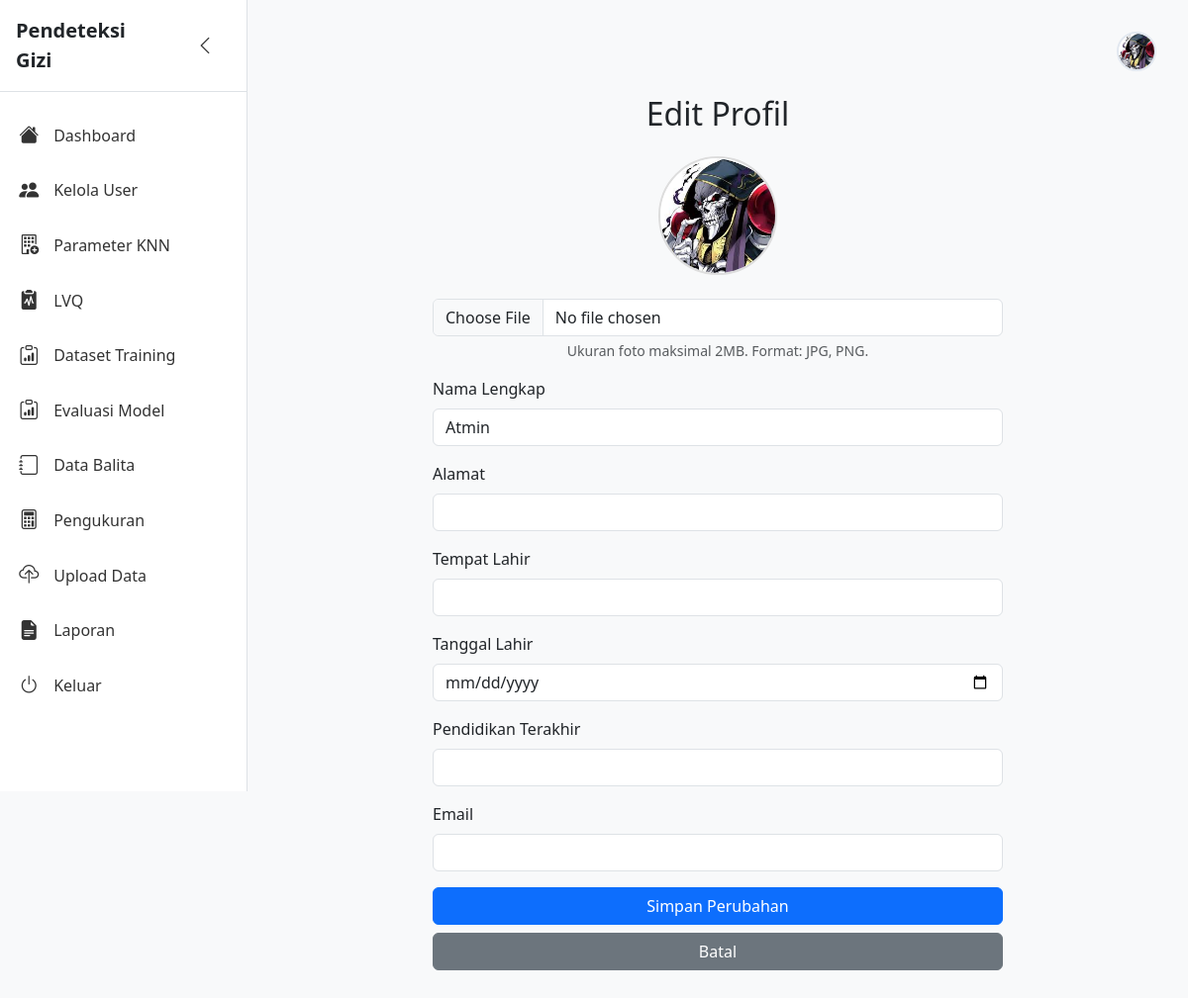
/profile/edit (signed in), run on the app's committed database.
### tables this page shows
CREATE TABLE users (
            id INTEGER PRIMARY KEY AUTOINCREMENT,
            username TEXT UNIQUE NOT NULL,
            password TEXT NOT NULL,
            nama_lengkap TEXT NOT NULL,
            role TEXT NOT NULL CHECK (role IN ('admin', 'user')),
            created_at TIMESTAMP DEFAULT CURRENT_TIMESTAMP
        , alamat TEXT, tempat_lahir TEXT, tanggal_lahir DATE, pendidikan TEXT, email TEXT, photo TEXT);

### app.py (the view, shortened to what this page needs)
@app.route('/profile/edit', methods=['GET', 'POST'])
@login_required
def edit_profil():
    conn = get_db()
    user = conn.execute('SELECT * FROM users WHERE id = ?', (session['user_id'],)).fetchone()
    conn.close()
    return render_template('edit_profil.html', user=user)

### app.py (called while the page is built)
def get_db():
    conn = sqlite3.connect(app.config['DATABASE'])
    conn.row_factory = sqlite3.Row
    conn.execute("PRAGMA foreign_keys = ON")
    return conn

def login_required(f):
    @wraps(f)
    def decorated(*args, **kwargs):
        if 'user_id' not in session:
            flash('Silakan login terlebih dahulu', 'danger')
            return redirect(url_for('login'))
        return f(*args, **kwargs)
    return decorated

### templates/edit_profil.html (shortened to what this page needs)
{% extends "base.html" %}
{% block content %}
<div class="container mt-4" style="max-width: 600px;">
    <h2 class="mb-4 text-center">Edit Profil</h2>
    <form method="POST" action="{{ url_for('edit_profil') }}" enctype="multipart/form-data">
        <div class="mb-3 text-center">
            <img src="{{ url_for('static', filename='img/' + (user['photo'] or 'default-profile.png')) }}"
                 alt="Foto Profil"
                 class="profile-photo-preview mb-3"
                 style="width:120px;height:120px;object-fit:cover;border-radius:50%;border:2px solid #ddd;">
            <div class="mt-2">
                <input type="file" class="form-control" name="photo" accept="image/*">
                <div class="form-text">Ukuran foto maksimal 2MB. Format: JPG, PNG.</div>
            </div>
        </div>
        <div class="mb-3">
            <label for="nama_lengkap" class="form-label">Nama Lengkap</label>
            <input type="text" class="form-control" id="nama_lengkap" name="nama_lengkap" value="{{ user['nama_lengkap'] or '' }}" required>
        </div>
        <div class="mb-3">
            <label for="alamat" class="form-label">Alamat</label>
            <input type="text" class="form-control" id="alamat" name="alamat" value="{{ user['alamat'] or '' }}">
        </div>
        <div class="mb-3">
            <label for="tempat_lahir" class="form-label">Tempat Lahir</label>
            <input type="text" class="form-control" id="tempat_lahir" name="tempat_lahir" value="{{ user['tempat_lahir'] or '' }}">
        </div>
        <div class="mb-3">
            <label for="tanggal_lahir" class="form-label">Tanggal Lahir</label>
            <input type="date" class="form-control" id="tanggal_lahir" name="tanggal_lahir" value="{{ user['tanggal_lahir'] or '' }}">
        </div>
        <div class="mb-3">
            <label for="pendidikan" class="form-label">Pendidikan Terakhir</label>
            <input type="text" class="form-control" id="pendidikan" name="pendidikan" value="{{ user['pendidikan'] or '' }}">
        </div>
        <div class="mb-3">
            <label for="email" class="form-label">Email</label>
            <input type="email" class="form-control" id="email" name="email" value="{{ user['email'] or '' }}">
        </div>
        <button type="submit" class="btn btn-primary w-100">Simpan Perubahan</button>
        <a href="{{ url_for('profile') }}" class="btn btn-secondary w-100 mt-2">Batal</a>
    </form>
</div>
{% endblock %}

### templates/base.html (style rules this page uses)
body { background: #f8f9fa; }

### data on the page
users: photo (picture), nama_lengkap "Atmin"
